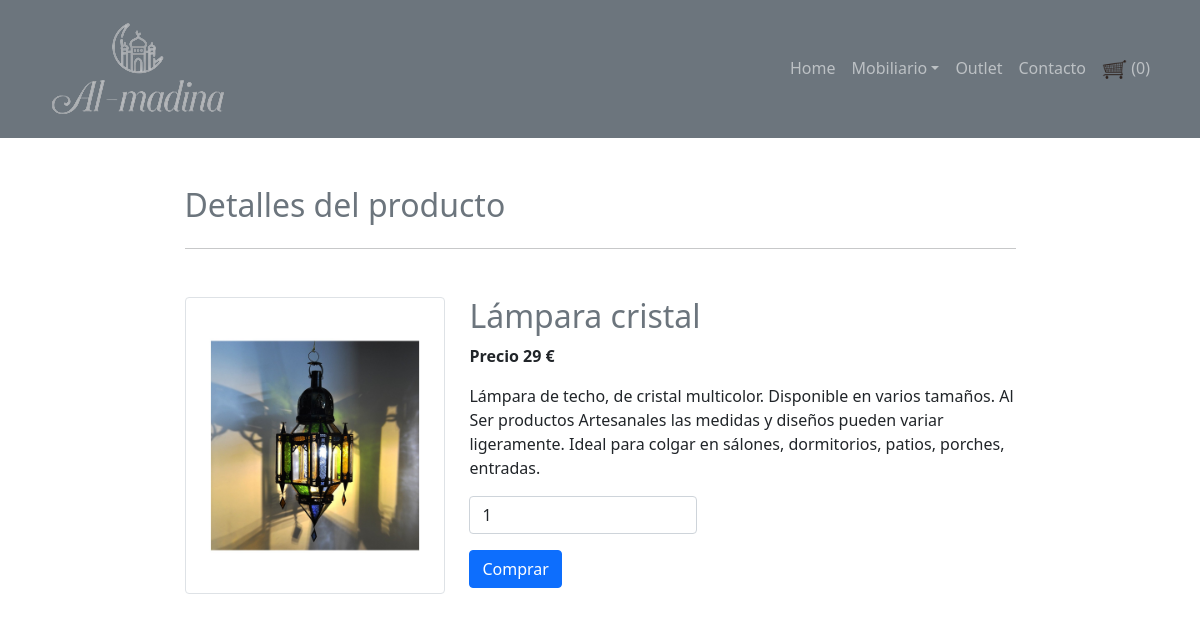
The app's page /view_details_dormitorio.php?id=1 with its own data.
### tables this page shows
CREATE TABLE `dormitorio` (
  `PID` int(20) NOT NULL,
  `PRODUCT` varchar(20) NOT NULL,
  `PRICE` double NOT NULL,
  `IMAGE` varchar(20) NOT NULL,
  `DESCRIPTION` varchar(250) NOT NULL
);

### view_details_dormitorio.php (the view, shortened to what this page needs)
<?php
	include "config.php";
	$data=[];
	$sql="select * from dormitorio where PID={$_GET["id"]}";
	$res=$con->query($sql);
	if($res->num_rows>0){
		$data=$row=$res->fetch_assoc();
	}
?>
<html>
	<head>
		<link rel="stylesheet" href="https://maxcdn.bootstrapcdn.com/bootstrap/4.0.0/css/bootstrap.min.css">
    </head>
    <body>
	<?php include "navbar.php"; ?>
        <div class='container mt-5'>
			<div class='row'>
				<div class='col-md-9 mx-auto'>
					<h2 class='text-muted mb-4'>Detalles del producto</h2><hr>
					<div class='row mt-5'>
						<div class='col-md-4'>
							  <img src="images/<?php echo $data["IMAGE"]; ?>" class='img-thumbnail'>
						</div>
						<div class='col-md-8'>
							<h2 class='text-muted'><?php echo $data["PRODUCT"]; ?></h2>
							<p class="font-weight-bold">Precio <?php echo $data["PRICE"]; ?> €</p>
							<p><?php echo $data["DESCRIPTION"]; ?></p>
							<form method='post' action='<?php echo $_SERVER["REQUEST_URI"];?>'>
									<p><input type='number' min='1' value='1' name='qty' required class='form-control col-md-5'></p>
								<input type='submit' name='submit' value='Comprar' class='btn btn-primary'>
							</form>
						</div>
					</div>
				</div>
			</div>
		</div>
    </body>
</html>

### records on screen
dormitorio: IMAGE (picture), PRODUCT "Lámpara cristal", PRICE "29", DESCRIPTION "Lámpara de techo, de cristal multicolor. Disponible en varios tamaños. Al Ser productos Artesanales las medidas y diseños pueden variar ligeramente. Ideal para colgar en sálones, dormitorios, patios, porches, entradas."

### other values on screen
$cart->get_cart_count() "0"
